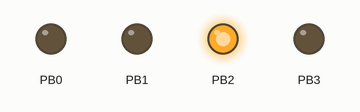
The program below on a simulated ATmega32, built with avr-gcc and emulated at 8 MHz. On the bench: output pins drawn as LEDs (lit = HIGH).

Above: at 0.62 s.
At 1.0 s:
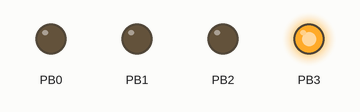
At 2.37 s:
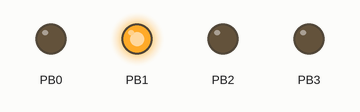
At 4.0 s:
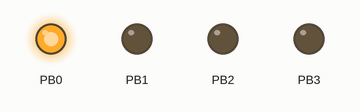
Timing chart, 0 to 4.6 s (numbered marks = the images above):
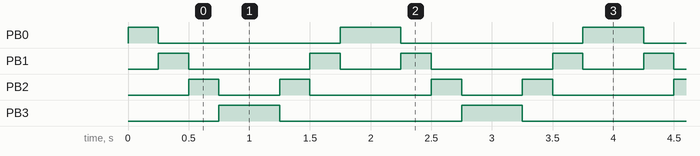

Measured:
- by itself, PB0: repeats every 2.0 s: LOW 1.5 s, HIGH 0.50 s
- by itself, PB1: repeats every 2.0 s: LOW 1.0 s, HIGH 0.25 s, LOW 0.50 s, HIGH 0.25 s
- by itself, PB2: repeats every 2.0 s: LOW 0.50 s, HIGH 0.25 s, LOW 1.0 s, HIGH 0.25 s
- by itself, PB3: alternates HIGH for 0.50 s and LOW for 1.5 s

The program:

main.c
```c
/*
 * main.c
 *
 *  Created on: 2 Jan 2023
 *      Author: asmaa
 */
#include <avr/io.h>
#include <util/delay.h>

int main (void)
{
	DDRB = 0b00001111; //PA0 -> Output == DDRA = 0X0f;
	/*PORTA = 0b00000001; // PA0 -> HIGH(5V)
	_delay_ms(1000);
	PORTA = 0; //PA0->LOW
	_delay_ms(1000);*/

	while(1) //Super loop
	{
		/*PORTA = 0b00000001; // PA0 -> HIGH(5V)
		_delay_ms(1000);
		PORTA = 0; //PA0->LOW
		_delay_ms(1000);*/
		PORTB =0b00000001;
		for (int i = 0 ; i < 4 ; i++)
		{
			_delay_ms(250);
			PORTB <<= 1;


			if ( PORTB == 0b00010000 ) //PORTA = 0b00001000
			{
				for(int x = 0; x<4; x++)
				{
					PORTB >>= 1;
					_delay_ms(250);

				}
			}

		}

      }
}
```
